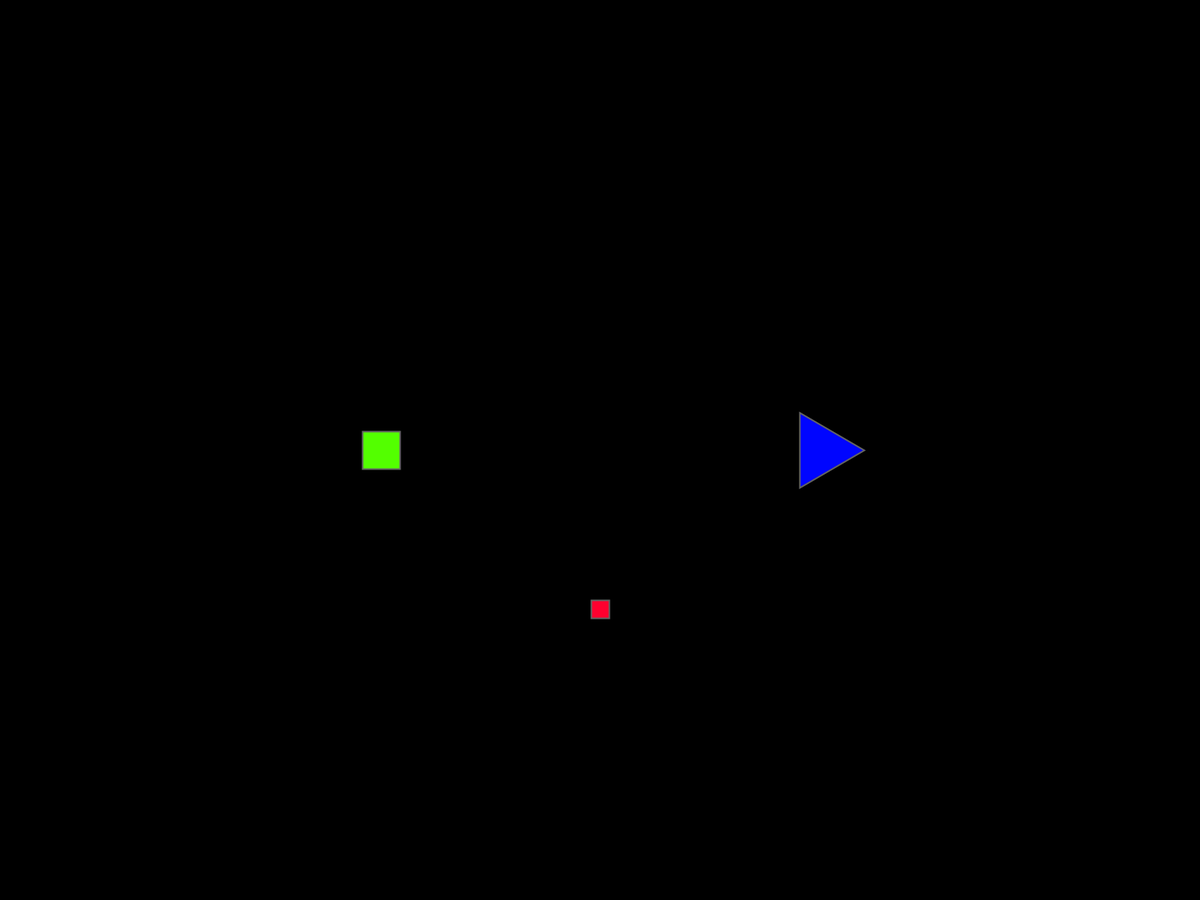
Frame 1 (no input)
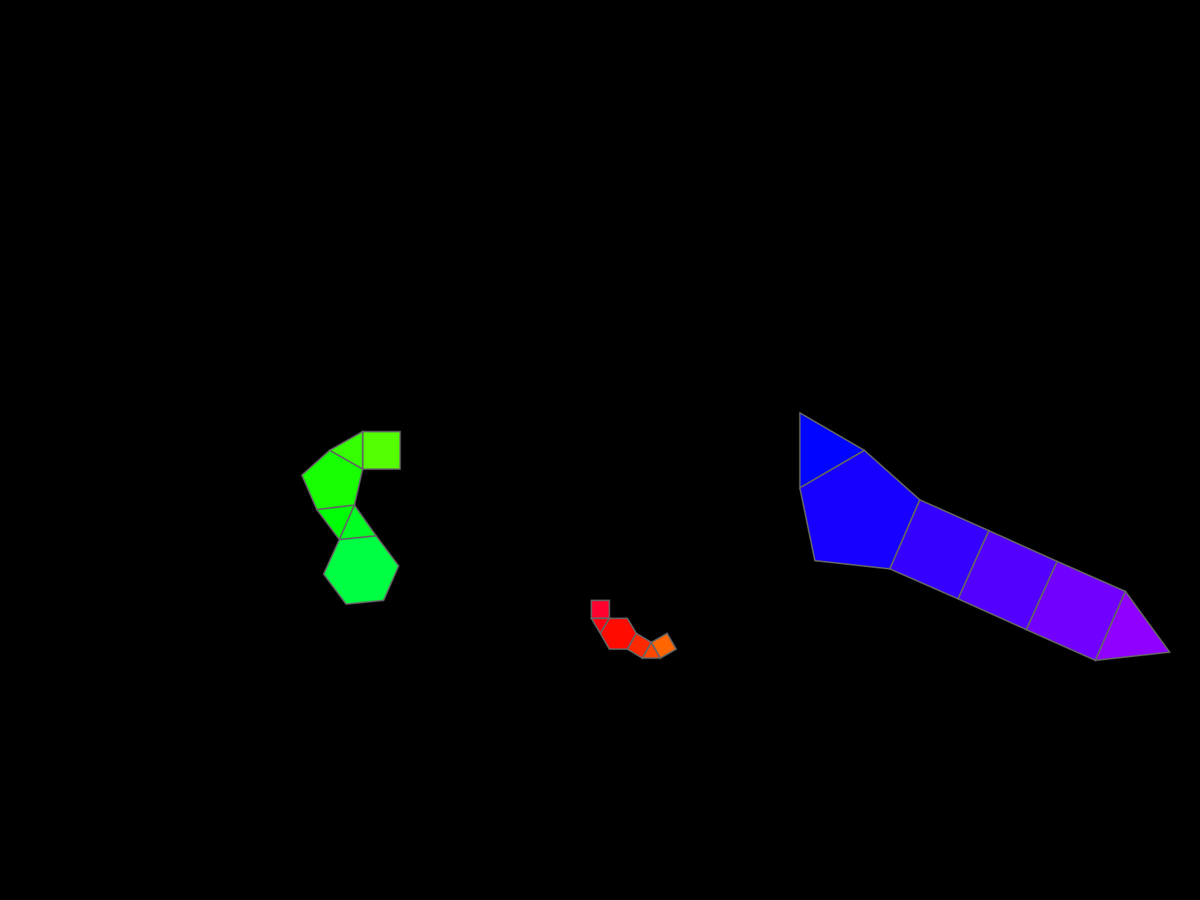
Frame 60 (the mouse pressed at the canvas centre just before this capture)
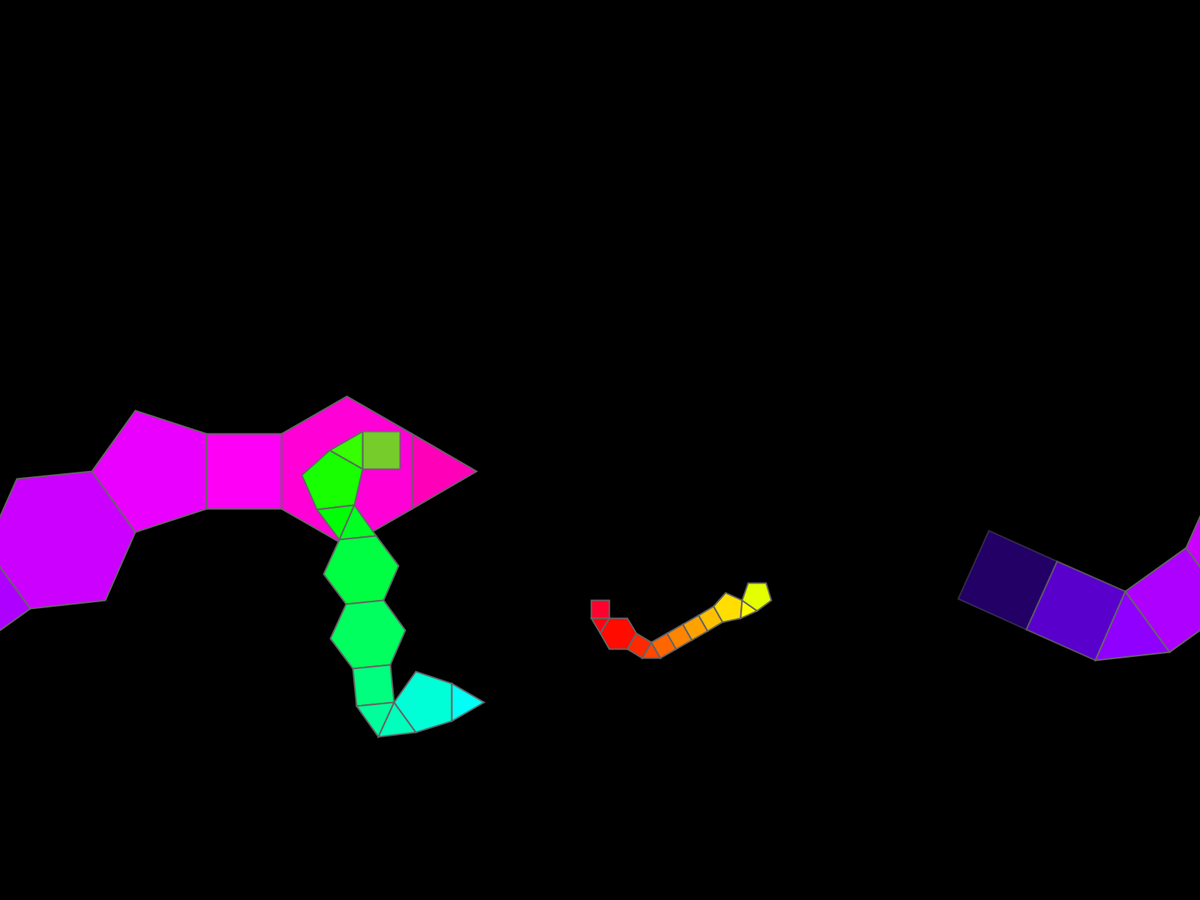
Frame 120 (the mouse held since frame 60 and released just before this capture)

The Processing sketch that drew these frames (run headless with seeded random() and noise(); from frame 60 on, the mouse is pressed at the canvas centre):

// Processing sketch: PolySnakeViz
// ── PolySnakeViz.pde
import java.util.List;
import java.util.LinkedList;

//final int WIDTH = 800;
//final int HEIGHT = 200;
int iteration = 0;
List<PolySnake> snakeArray = new ArrayList<PolySnake>();

void settings() {
  //size(WIDTH, HEIGHT);
  fullScreen();
}

void setup() {
  PolySnake S1 = new PolySnake(
    new PVector(2*width/3, height/2),
    new PVector(1, 0),
    100, 100);
  PolySnake S2 = new PolySnake(
    new PVector(width/3, height/2),
    new PVector(-1, 0),
    50, 150);
  PolySnake S3 = new PolySnake(
    new PVector(width/2, 2*height/3),
    new PVector(0, 1),
    25, 200);
    
  snakeArray.add(S1);
  snakeArray.add(S2);
  snakeArray.add(S3);
    
  colorMode(HSB);
  background(0);
  frameRate(1000);
}

void draw() {
  iteration = iteration % 10;
  if (iteration == 0) {
    for (PolySnake S : snakeArray) {
      S.extend();
    }
  }
  
  background(0);
  for (PolySnake S : snakeArray) {
    S.drawSnake();
  }
  
  iteration++;
}

class PolySnake {
  int lifetime;
  int shape_size;
  int colorVal = int(random(255));

  List trail = new LinkedList<Shape>();
  PVector curEdgePos;
  PVector curDir;
  
  PolySnake(PVector edgePos, PVector dir, int shape_size, int lifetime) {
    this.curEdgePos = edgePos;
    this.curDir = dir;
    this.shape_size = shape_size;
    this.lifetime = lifetime;
  }
  
  void extend() {
    int n = 3 + int(random(4));
    colorVal = (colorVal + 5) % 255;
    Shape s = new Shape(n, curEdgePos, curDir, colorVal, shape_size, lifetime);
    trail.add(s);
    
    if (curEdgePos.x < shape_size) {
      PVector adjPos = new PVector(curEdgePos.x + width, curEdgePos.y);
      trail.add(new Shape(n, adjPos, curDir, colorVal, shape_size, lifetime));
    }
    if (curEdgePos.x > width - shape_size) {
      PVector adjPos = new PVector(curEdgePos.x - width, curEdgePos.y);
      trail.add(new Shape(n, adjPos, curDir, colorVal, shape_size, lifetime));
    }
    if (curEdgePos.y < shape_size) {
      PVector adjPos = new PVector(curEdgePos.x, curEdgePos.y + height);
      trail.add(new Shape(n, adjPos, curDir, colorVal, shape_size, lifetime));
    }
    if (curEdgePos.y > height - shape_size) {
      PVector adjPos = new PVector(curEdgePos.x, curEdgePos.y - height);
      trail.add(new Shape(n, adjPos, curDir, colorVal, shape_size, lifetime));
    }
    
    curEdgePos = s.nextEdgePos;
    curDir = s.nextDir;
    
    curEdgePos.x = (curEdgePos.x + width) % width;
    curEdgePos.y = (curEdgePos.y + height) % height;
  }
  
  void drawSnake() {
    for (int i=0; i < trail.size(); i++) {
      Shape s = (Shape)trail.get(i);
      s.age++;
      s.updateColor();
      shape(s.shape);
    }
    if (((Shape)trail.get(0)).age > lifetime) {
      trail.remove(0);
    }
  }
}

class Shape {
  int age = 0;
  int colorVal;
  int lifetime;
  PShape shape;
  PVector nextEdgePos;
  PVector nextDir;
  
  Shape(int n, PVector edgePos, PVector dir, int colorVal, int size, int lifetime) {
    float t = PI / n;
    float a = size/2 / tan(t);
    float r = size/2 / sin(t);
    
    PVector center = PVector.add(edgePos, PVector.mult(dir, a));
    PVector vDir = dir.copy();
    
    if (n % 2 == 0) {
      vDir.rotate(t);
    }
    
    shape = createShape();
    shape.beginShape();
    shape.strokeWeight(2);
    PVector v;
    for (int i=0; i<n; i++) {
      v = PVector.add(center, PVector.mult(vDir, r));
      shape.vertex(v.x, v.y);
      vDir = vDir.rotate(2*t);
    }
    shape.endShape(CLOSE);
    
    if (n % 2 == 0) {
      nextDir = dir.copy();
    }
    else {
      int choice = int(random(2));
      nextDir = dir.copy().rotate(-t + choice*2*t);
    }
    nextEdgePos = PVector.add(center, PVector.mult(nextDir, a));
    
    this.colorVal = colorVal;
    this.lifetime = lifetime;
  }
  
  void updateColor() {
    float alpha = getAlpha();
    shape.setStroke(color(100, alpha));
    shape.setFill(color(colorVal, 255, 255, alpha));
  }
  
  float getAlpha() {
    /*if (age < lifetime/4.0) {
      return 255 * age / (lifetime/4.0);
    }*/
    if (age > 3*lifetime/4.0) {
      return 255 * (lifetime - age) / (lifetime/4.0);
    }
    return 255;
  }
}
